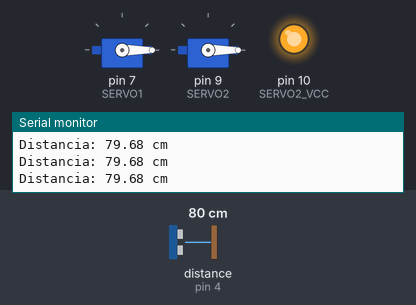
Recording of a sketch running on a simulated Arduino Uno, built with avr-gcc and run on an emulated ATmega328P. Parts: 2 × servo, output pins drawn as LEDs (lit = HIGH), the last lines printed to the serial monitor. Wiring (inferred from the names in the program): ultrasonic range finder: trigger pin 6; echo pin 4. Inputs (shaded band) come from the test bench; at power-on: distance to the obstacle (sensor on pin 4) 80 cm. The echo pulse lasts 58.3 µs per cm; pins used as bus, display or sensor lines are not drawn.

Above: at 11.2 s.
11.3 s: distance to the obstacle (sensor on pin 4) set to 28 cm
12.8 s: distance to the obstacle (sensor on pin 4) set to 23 cm
At 13.6 s:
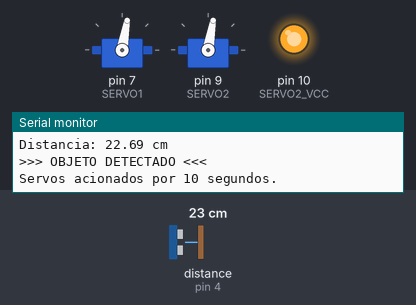
Timing chart, 0 to 24.3 s (numbered marks = the images above; inputs shaded):
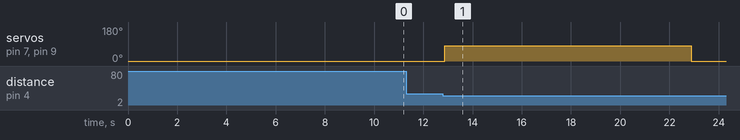

The sketch:

DULOKO_OBR_ART_2026.ino
```cpp
#include <Servo.h>

//======================
// PINOS
//======================

// Servos
const byte SERVO1 = 7;
const byte SERVO2 = 9;

// Alimentação do Servo 2
const byte SERVO2_VCC = 10;

// Sensor ultrassônico
const byte TRIG = 6;
const byte ECHO = 4;

// Alimentação do sensor
const byte SENSOR_VCC = 3;
const byte SENSOR_GND = 2;

//======================
// CONFIGURAÇÕES
//======================

// Distância de acionamento (cm)
int distanciaAcionamento = 25;

// Tempo que os servos permanecem acionados (ms)
unsigned long tempoAcionado = 10000;

// Tempo de espera ao ligar (s)
const int tempoInicial = 10;

// Ângulos
const int POS_INICIAL = 0;
const int POS_ACIONADA = 80;

//======================

Servo servo1;
Servo servo2;

//======================

float medirDistancia() {

  digitalWrite(TRIG, LOW);
  delayMicroseconds(2);

  digitalWrite(TRIG, HIGH);
  delayMicroseconds(10);
  digitalWrite(TRIG, LOW);

  long tempo = pulseIn(ECHO, HIGH, 30000);

  if (tempo == 0)
    return -1;

  return tempo * 0.0343 / 2.0;
}

//======================

void setup() {

  Serial.begin(9600);

  // Alimentação do sensor
  pinMode(SENSOR_VCC, OUTPUT);
  pinMode(SENSOR_GND, OUTPUT);

  digitalWrite(SENSOR_VCC, HIGH);
  digitalWrite(SENSOR_GND, LOW);

  // Alimentação do Servo 2
  pinMode(SERVO2_VCC, OUTPUT);
  digitalWrite(SERVO2_VCC, HIGH);

  // Sensor
  pinMode(TRIG, OUTPUT);
  pinMode(ECHO, INPUT);

  // Servos
  servo1.attach(SERVO1);
  servo2.attach(SERVO2);

  // Posição inicial
  servo1.write(POS_INICIAL);
  servo2.write(POS_INICIAL);

  Serial.println("--------------------------------");
  Serial.println("Sistema iniciando...");
  Serial.println("--------------------------------");

  // Contagem regressiva de 10 segundos
  for (int i = tempoInicial; i > 0; i--) {
    Serial.print("Iniciando em ");
    Serial.print(i);
    Serial.println(" segundo(s)...");
    delay(1000);
  }

  Serial.println("Sistema iniciado!");
  Serial.println("--------------------------------");
}

//======================

void loop() {

  float distancia = medirDistancia();

  Serial.print("Distancia: ");
  Serial.print(distancia);
  Serial.println(" cm");

  if (distancia > 0 && distancia <= distanciaAcionamento) {

    Serial.println(">>> OBJETO DETECTADO <<<");

    // Aciona os servos
    servo1.write(POS_ACIONADA);
    servo2.write(POS_ACIONADA);

    Serial.println("Servos acionados por 10 segundos.");
    delay(tempoAcionado);

    // Retorna
    servo1.write(POS_INICIAL);
    servo2.write(POS_INICIAL);

    Serial.println("Servos retornaram à posição inicial.");

    // Aguarda o objeto sair da frente do sensor
    while (true) {
      distancia = medirDistancia();

      if (distancia < 0 || distancia > distanciaAcionamento) {
        break;
      }

      delay(100);
    }

    Serial.println("Aguardando nova detecção...");
    delay(300);
  }

  delay(100);
}
```

Measured:
- the behaviour switches between 26 and 25 cm on distance to the obstacle (sensor on pin 4) (found by bisection; images 0 and 1)
- after the input at 12.8 s, servo on pin 7 (SERVO1), servo on pin 9 (SERVO2): 0° → 80° after 0.08 s, → 0° 10.0 s later
